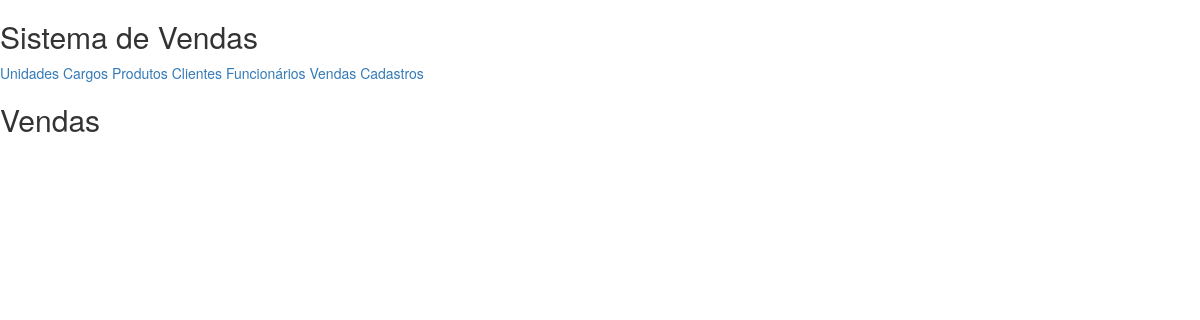
/appvendas/vendas/, run on an earlier commit of the app's database.
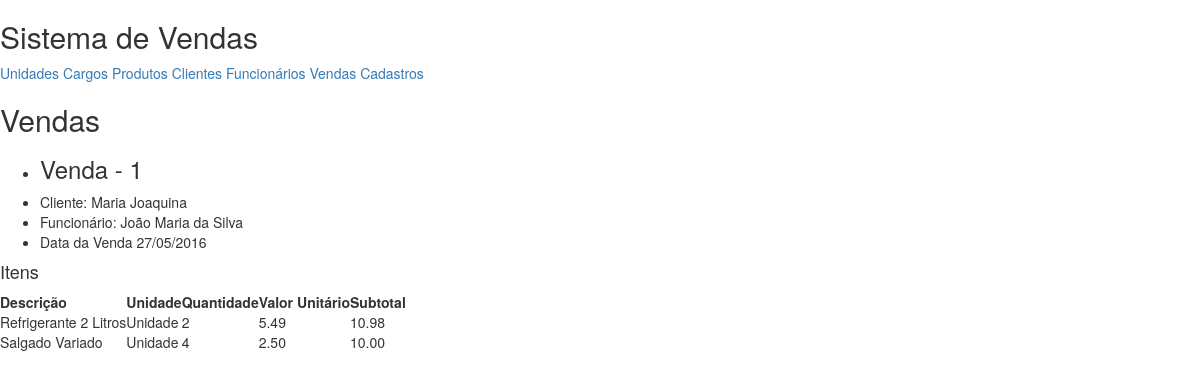
And on a later commit of the database.
### appvendas/models.py (models this page shows, shortened)
class Venda(models.Model):
    dataVenda=models.DateField("Data da Venda")
    vendedor=models.ForeignKey(Funcionario,on_delete=models.PROTECT,verbose_name="Funcionário")
    cliente=models.ForeignKey(Cliente,on_delete=models.PROTECT,verbose_name="Cliente")
    produtos=models.ManyToManyField(Produto,through="VendaProduto")

class Pessoa(models.Model):
    nome=models.CharField("Nome",max_length=255)
    email=models.EmailField("E-Mail",max_length=200)
    telefone=models.CharField("Telefone",max_length=20)

class VendaProduto(models.Model):
    venda=models.ForeignKey(Venda,on_delete=models.CASCADE)
    produto=models.ForeignKey(Produto,on_delete=models.PROTECT)
    quantidade=models.IntegerField("Quantidade")
    @property
    def subtotal(self):
        return self.produto.valorUnitario*self.quantidade

class Produto(models.Model):
    descricao=models.CharField("Descrição",max_length=255)
    valorUnitario=models.DecimalField("Valor Unitário",max_digits=10,decimal_places=2)
    unidade=models.ForeignKey(Unidade,on_delete=models.PROTECT,verbose_name="Unidade")

class Unidade(models.Model):
    descricao=models.CharField("Descrição",max_length=100)
    sigla=models.CharField("Sigla",max_length=5)

### appvendas/views.py (the view)
def listarvendas(request):
    vendas=Venda.objects.all()
    lista={'vendas':vendas}
    return render(request,'vendas.html',lista)

### templates/vendas.html
{% extends 'base.html' %}
{% block conteudo %}
    <h2>Vendas</h2>
    {% for venda in vendas %}
        <ul>
        <li><h3>Venda - {{ venda.id }}</h3></li>
        <li>Cliente: {{ venda.cliente.nome }}</li>
        <li>Funcionário: {{ venda.vendedor.nome }}</li>
        <li>Data da Venda {{ venda.dataVenda|date:'d/m/Y'  }}</li>
        </ul>
        <h4>Itens</h4>
        <table>
          <tr>
            <th>Descrição</th>
            <th>Unidade</th>
              <th>Quantidade</th>
              <th>Valor Unitário</th>
              <th>Subtotal</th>
          </tr>
            {% for item in venda.vendaproduto_set.all %}
               <tr>
               <td>{{ item.produto.descricao }}</td>
                <td>{{ item.produto.unidade.descricao }}</td>
               <td>{{ item.quantidade }}</td>
               <td>{{ item.produto.valorUnitario }}</td>
               <td>{{item.subtotal }}</td>
               </tr>
            {% endfor %}
        </table>
    {% endfor %}
{% endblock %}

### templates/base.html (shortened to what this page needs)
<!DOCTYPE html>
<html lang="en">
<head>
    <link href="https://maxcdn.bootstrapcdn.com/bootstrap/3.3.6/css/bootstrap.min.css" rel="stylesheet">
</head>
<body>
    <h2>Sistema de Vendas</h2>
    <nav>
        <a href="{% url 'unidade_list' %}"> Unidades </a>
        <a href="{% url 'cargos' %}"> Cargos</a>
        <a href="{% url 'produto_list' %}"> Produtos</a>
        <a href="{% url 'cliente_list' %}"> Clientes</a>
        <a href="{% url 'funcionario_list' %}"> Funcionários</a>
        <a href="{% url 'vendas' %}"> Vendas</a>
        <a href="{% url 'admin:index' %}"> Cadastros</a>
    </nav>
    {% block conteudo %}{% endblock %}
</body>
</html>

What changed in the data, as far as the page shows it:
added Venda: id "1", cliente.nome "Maria Joaquina", vendedor.nome "João Maria da Silva", dataVenda "27/05/2016"
added VendaProduto: produto.descricao "Refrigerante 2 Litros", produto.unidade.descricao "Unidade", quantidade "2", produto.valorUnitario "5.49", subtotal "10.98"
added VendaProduto: produto.descricao "Salgado Variado", produto.unidade.descricao "Unidade", quantidade "4", produto.valorUnitario "2.50", subtotal "10.00"
